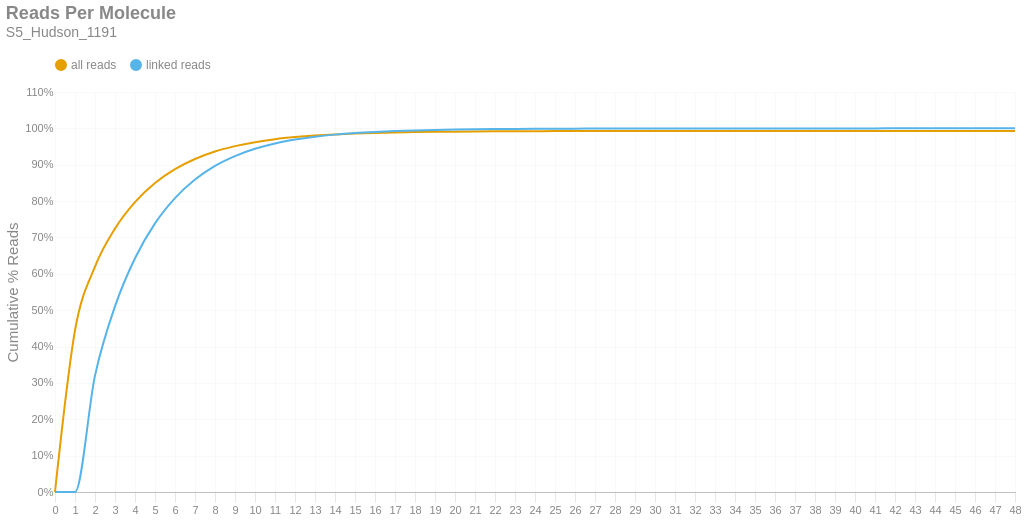

The notebook cell this image was saved under:
### Markdown cell above
### Reads per Molecule
This chart shows the cumulative distribution of the number of reads per linked molecule. That is, how many alignments are associated with a unique molecule. This excludes the number of reads associated with invalid or absent linked-read barcodes. The `linked` histogram is the percentages recalculated when disregarding singletons.

### Code cell
if SKIPLR:
    print_html(f"Skipped")
else:
    counts = np.bincount(valids['reads'].cast(pl.Int64).to_numpy())
    weighted = counts * np.arange(len(counts))
    all_perc = weighted / n_reads
    linked_perc = weighted / n_linked_reads
    linked_perc[1] = 0
    binned_df = pl.DataFrame({
        'readsper': list(range(len(counts))),
        'all reads (cumsum)': np.cumsum(all_perc).tolist(),
        'linked reads (cumsum)': np.cumsum(linked_perc).tolist(),
    })

    with SafeRender(binned_df):
        (
            density_plot(binned_df, 'Reads Per Molecule', samplename, 'readspmol')
            .encode(
                x=alt.X('readsper:O', title=None).axis(labelAngle=0).scale(padding=0),
                y=alt.Y('value:Q', title='Cumulative % Reads').axis(format='%').stack(False),
                color=alt.Color("key:N").scale(domain=["all reads", "linked reads"]),
                tooltip=[
                    alt.Tooltip("key:N", title="Data Type"),
                    alt.Tooltip("readsper:O", title="Reads Per Molecule"),
                    alt.Tooltip("value:Q", format=".2%", title="% Reads (Cum.)")
                ]            
            )
        ).display()

### Figure 1 — Vega-Lite specification as saved in the notebook (floating-point values rounded to 4 significant figures)
{"width": "container", "height": 400, "config": {"title": {"anchor": "start", "dy": -15, "fontSize": 18, "color": "#888888", "subtitleColor": "#888888", "subtitleFontSize": 14}, "arc": {"fill": "#0072B2"}, "axis": {"domainColor": "#888888", "domainWidth": 0.5, "gridWidth": 0.2, "grid": false, "titleFontWeight": 400, "titleFontSize": 15, "labelFontSize": 11, "labelColor": "#888888", "tickColor": "#888888", "tickWidth": 0.2, "titleColor": "#888888"}, "axisBand": {"grid": false}, "axisX": {"grid": true, "tickSize": 10, "domainCap": "round"}, "axisY": {"domain": false, "grid": true, "tickSize": 0, "domainCap": "round"}, "background": "transparent", "header": {"labelFontSize": 15, "labelColor": "#888888", "titleFontSize": 15, "titleFontWeight": 600, "titleColor": "#888888"}, "legend": {"labelFont": "sans-serif", "labelFontSize": 12, "labelColor": "#888888", "symbolSize": 100, "symbolType": "circle", "titleFontSize": 12, "titlePadding": 10, "titleColor": "#888888", "title": null, "orient": "top"}, "range": {"category": ["#E69F00", "#56B4E9", "#009E73", "#F0E442", "#0072B2", "#D55E00", "#CC79A7", "#000000"], "diverging": ["#cfe8f3", "#a2d4ec", "#73bfe2", "#46abdb", "#1696d2", "#12719e"]}, "area": {"fill": "#0072B2", "fillOpacity": 0.7, "line": true, "strokeOpacity": 0.7}, "line": {"color": "#0072B2", "stroke": "#0072B2", "strokeWidth": 2}, "trail": {"color": "#0072B2", "stroke": "#0072B2", "strokeWidth": 0, "size": 1}, "point": {"filled": true, "fillOpacity": 1.0, "size": 95}, "text": {"color": "#888888", "fontSize": 11, "align": "right", "fontWeight": 400, "size": 11}, "bar": {"fill": "#0072B2", "stroke": null}, "view": {"stroke": null, "continuousWidth": 660, "continuousHeight": 400}}, "data": {"name": "data-32f9839c29d52c17a65336a44049f06f"}, "mark": {"type": "line", "interpolate": "monotone", "point": {"opacity": 0, "size": 275}}, "encoding": {"color": {"field": "key", "scale": {"domain": ["all reads", "linked reads"]}, "type": "nominal"}, "tooltip": [{"field": "key", "title": "Data Type", "type": "nominal"}, {"field": "readsper", "title": "Reads Per Molecule", "type": "ordinal"}, {"field": "value", "format": ".2%", "title": "% Reads (Cum.)", "type": "quantitative"}], "x": {"axis": {"labelAngle": 0}, "field": "readsper", "scale": {"padding": 0}, "title": null, "type": "ordinal"}, "y": {"axis": {"format": "%"}, "field": "value", "stack": false, "title": "Cumulative % Reads", "type": "quantitative"}}, "params": [{"name": "param_c36ac31b6afebe62", "select": {"type": "point", "fields": ["key"]}, "bind": "legend"}], "title": {"text": "Reads Per Molecule", "subtitle": "S5_Hudson_1191"}, "transform": [{"fold": ["all reads (cumsum)", "linked reads (cumsum)"]}, {"calculate": "replace(datum.key, ' (cumsum)', '')", "as": "key"}, {"filter": {"param": "param_c36ac31b6afebe62"}}], "usermeta": {"embedOptions": {"downloadFileName": "S5_Hudson_1191.readspmol"}}, "$schema": "https://vega.github.io/schema/vega-lite/v6.1.0.json", "datasets": {"data-32f9839c29d52c17a65336a44049f06f": [{"readsper": 0, "all reads (cumsum)": 0.0, "linked reads (cumsum)": 0.0}, {"readsper": 1, "all reads (cumsum)": 0.4442, "linked reads (cumsum)": 0.0}, {"readsper": 2, "all reads (cumsum)": 0.6198, "linked reads (cumsum)": 0.3199}, {"readsper": 3, "all reads (cumsum)": 0.7243, "linked reads (cumsum)": 0.5105}, {"readsper": 4, "all reads (cumsum)": 0.7969, "linked reads (cumsum)": 0.6428}, {"readsper": 5, "all reads (cumsum)": 0.8495, "linked reads (cumsum)": 0.7387}, {"readsper": 6, "all reads (cumsum)": 0.8877, "linked reads (cumsum)": 0.8082}, {"readsper": 7, "all reads (cumsum)": 0.9157, "linked reads (cumsum)": 0.8592}, {"readsper": 8, "all reads (cumsum)": 0.9363, "linked reads (cumsum)": 0.8968}, {"readsper": 9, "all reads (cumsum)": 0.9511, "linked reads (cumsum)": 0.9238}, {"readsper": 10, "all reads (cumsum)": 0.9621, "linked reads (cumsum)": 0.9439}, {"readsper": 11, "all reads (cumsum)": 0.9702, "linked reads (cumsum)": 0.9586}, {"readsper": 12, "all reads (cumsum)": 0.976, "linked reads (cumsum)": 0.9692}, {"readsper": 13, "all reads (cumsum)": 0.9803, "linked reads (cumsum)": 0.977}, {"readsper": 14, "all reads (cumsum)": 0.9835, "linked reads (cumsum)": 0.9828}, {"readsper": 15, "all reads (cumsum)": 0.9857, "linked reads (cumsum)": 0.987}, {"readsper": 16, "all reads (cumsum)": 0.9874, "linked reads (cumsum)": 0.99}, {"readsper": 17, "all reads (cumsum)": 0.9888, "linked reads (cumsum)": 0.9925}, {"readsper": 18, "all reads (cumsum)": 0.9897, "linked reads (cumsum)": 0.9942}, {"readsper": 19, "all reads (cumsum)": 0.9905, "linked reads (cumsum)": 0.9955}, {"readsper": 20, "all reads (cumsum)": 0.991, "linked reads (cumsum)": 0.9965}, {"readsper": 21, "all reads (cumsum)": 0.9915, "linked reads (cumsum)": 0.9974}, {"readsper": 22, "all reads (cumsum)": 0.9918, "linked reads (cumsum)": 0.998}, {"readsper": 23, "all reads (cumsum)": 0.9921, "linked reads (cumsum)": 0.9985}, {"readsper": 24, "all reads (cumsum)": 0.9923, "linked reads (cumsum)": 0.9988}, {"readsper": 25, "all reads (cumsum)": 0.9924, "linked reads (cumsum)": 0.9991}, {"readsper": 26, "all reads (cumsum)": 0.9925, "linked reads (cumsum)": 0.9993}, {"readsper": 27, "all reads (cumsum)": 0.9926, "linked reads (cumsum)": 0.9994}, {"readsper": 28, "all reads (cumsum)": 0.9927, "linked reads (cumsum)": 0.9996}, {"readsper": 29, "all reads (cumsum)": 0.9927, "linked reads (cumsum)": 0.9996}, {"readsper": 30, "all reads (cumsum)": 0.9928, "linked reads (cumsum)": 0.9997}, {"readsper": 31, "all reads (cumsum)": 0.9928, "linked reads (cumsum)": 0.9998}, {"readsper": 32, "all reads (cumsum)": 0.9928, "linked reads (cumsum)": 0.9998}, {"readsper": 33, "all reads (cumsum)": 0.9928, "linked reads (cumsum)": 0.9999}, {"readsper": 34, "all reads (cumsum)": 0.9928, "linked reads (cumsum)": 0.9999}, {"readsper": 35, "all reads (cumsum)": 0.9929, "linked reads (cumsum)": 0.9999}, {"readsper": 36, "all reads (cumsum)": 0.9929, "linked reads (cumsum)": 0.9999}, {"readsper": 37, "all reads (cumsum)": 0.9929, "linked reads (cumsum)": 0.9999}, {"readsper": 38, "all reads (cumsum)": 0.9929, "linked reads (cumsum)": 0.9999}, {"readsper": 39, "all reads (cumsum)": 0.9929, "linked reads (cumsum)": 1.0}, {"readsper": 40, "all reads (cumsum)": 0.9929, "linked reads (cumsum)": 1.0}, {"readsper": 41, "all reads (cumsum)": 0.9929, "linked reads (cumsum)": 1.0}, {"readsper": 42, "all reads (cumsum)": 0.9929, "linked reads (cumsum)": 1.0}, {"readsper": 43, "all reads (cumsum)": 0.9929, "linked reads (cumsum)": 1.0}, {"readsper": 44, "all reads (cumsum)": 0.9929, "linked reads (cumsum)": 1.0}, {"readsper": 45, "all reads (cumsum)": 0.9929, "linked reads (cumsum)": 1.0}, {"readsper": 46, "all reads (cumsum)": 0.9929, "linked reads (cumsum)": 1.0}, {"readsper": 47, "all reads (cumsum)": 0.9929, "linked reads (cumsum)": 1.0}, {"readsper": 48, "all reads (cumsum)": 0.9929, "linked reads (cumsum)": 1.0}]}}
